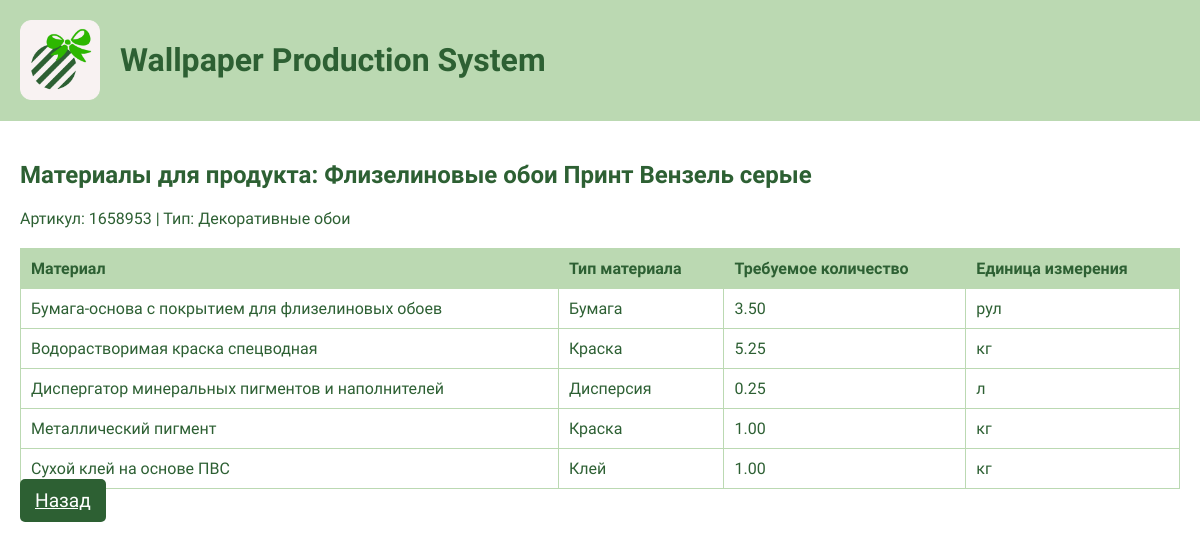
Screenshot of /product_materials/4 with the database file from the repository.
### tables this page shows
CREATE TABLE Product (
    id INTEGER PRIMARY KEY AUTOINCREMENT,
    article_number INTEGER NOT NULL UNIQUE,
    type_id INTEGER NOT NULL,
    name TEXT NOT NULL,
    min_partner_price REAL NOT NULL,
    roll_width REAL NOT NULL,
    FOREIGN KEY (type_id) REFERENCES ProductType(id)
);

CREATE TABLE ProductType (
    id INTEGER PRIMARY KEY AUTOINCREMENT,
    type_name TEXT NOT NULL UNIQUE,
    coefficient REAL NOT NULL
);

CREATE TABLE ProductMaterial (
    product_id INTEGER NOT NULL,
    material_id INTEGER NOT NULL,
    required_amount REAL NOT NULL,
    PRIMARY KEY (product_id, material_id),
    FOREIGN KEY (product_id) REFERENCES Product(id),
    FOREIGN KEY (material_id) REFERENCES Material(id)
);

CREATE TABLE Material (
    id INTEGER PRIMARY KEY AUTOINCREMENT,
    name TEXT NOT NULL UNIQUE,
    type_id INTEGER NOT NULL,
    unit_price REAL NOT NULL,
    stock_quantity REAL NOT NULL,
    min_stock_quantity REAL NOT NULL,
    package_quantity REAL NOT NULL,
    unit_of_measure TEXT NOT NULL,
    FOREIGN KEY (type_id) REFERENCES MaterialType(id)
);

CREATE TABLE MaterialType (
    id INTEGER PRIMARY KEY AUTOINCREMENT,
    type_name TEXT NOT NULL UNIQUE,
    loss_percent REAL NOT NULL
);

### app.py (the view)
@app.route("/product_materials/<int:product_id>")
def product_materials(product_id):
    conn = get_db_connection()
    product = conn.execute('''
        SELECT p.name, p.article_number, pt.type_name
        FROM Product p
        JOIN ProductType pt ON p.type_id = pt.id
        WHERE p.id = ?
    ''', (product_id,)).fetchone()
    if not product:
        flash("Продукт не найден!", "error")
        conn.close()
        return redirect(url_for("index"))
    materials = conn.execute('''
        SELECT m.name, mt.type_name AS material_type,
               pm.required_amount, m.unit_of_measure
        FROM ProductMaterial pm
        JOIN Material m ON pm.material_id = m.id
        JOIN MaterialType mt ON m.type_id = mt.id
        WHERE pm.product_id = ?
    ''', (product_id,)).fetchall()
    conn.close()
    return render_template("product_materials.html",
                           product=dict(product),
                           materials=materials)

### app.py (called while the page is built)
def get_db_connection():
    conn = sqlite3.connect(DATABASE)
    conn.row_factory = sqlite3.Row
    return conn

### templates/product_materials.html
{% extends "base.html" %}
{% block content %}
    <h2>Материалы для продукта: {{ product.name }}</h2>
    <p>Артикул: {{ product.article_number }} | Тип: {{ product.type_name }}</p>
    <table>
        <thead>
            <tr>
                <th>Материал</th>
                <th>Тип материала</th>
                <th>Требуемое количество</th>
                <th>Единица измерения</th>
            </tr>
        </thead>
        <tbody>
            {% for material in materials %}
                <tr>
                    <td>{{ material.name }}</td>
                    <td>{{ material.material_type }}</td>
                    <td>{{ "%.2f"|format(material.required_amount) }}</td>
                    <td>{{ material.unit_of_measure }}</td>
                </tr>
            {% endfor %}
        </tbody>
    </table>
    <a href="{{ url_for('index') }}" class="btn">Назад</a>
{% endblock %}

### templates/base.html (style rules this page uses)
body { font-family: 'Gabriola', cursive; background-color: #FFFFFF; color: #2D6033; margin: 0; padding: 0; }
.btn { background-color: #2D6033; color: white; padding: 10px 15px; border: none; border-radius: 5px; cursor: pointer; font-family: 'Gabriola', cursive; font-size: 1.2em; }
table { width: 100%; border-collapse: collapse; margin-top: 20px; }
th, td { border: 1px solid #BBD9B2; padding: 10px; text-align: left; }
th { background-color: #BBD9B2; }

### rows the page displays
Product: name "Флизелиновые обои Принт Вензель серые", article_number "1658953"
ProductType: type_name "Декоративные обои"
ProductMaterial: name "Бумага-основа с покрытием для флизелиновых обоев", material_type "Бумага", required_amount "3.50", unit_of_measure "рул"
ProductMaterial: name "Водорастворимая краска спецводная", material_type "Краска", required_amount "5.25", unit_of_measure "кг"
ProductMaterial: name "Диспергатор минеральных пигментов и наполнителей", material_type "Дисперсия", required_amount "0.25", unit_of_measure "л"
ProductMaterial: name "Металлический пигмент", material_type "Краска", required_amount "1.00", unit_of_measure "кг"
ProductMaterial: name "Сухой клей на основе ПВС", material_type "Клей", required_amount "1.00", unit_of_measure "кг"
